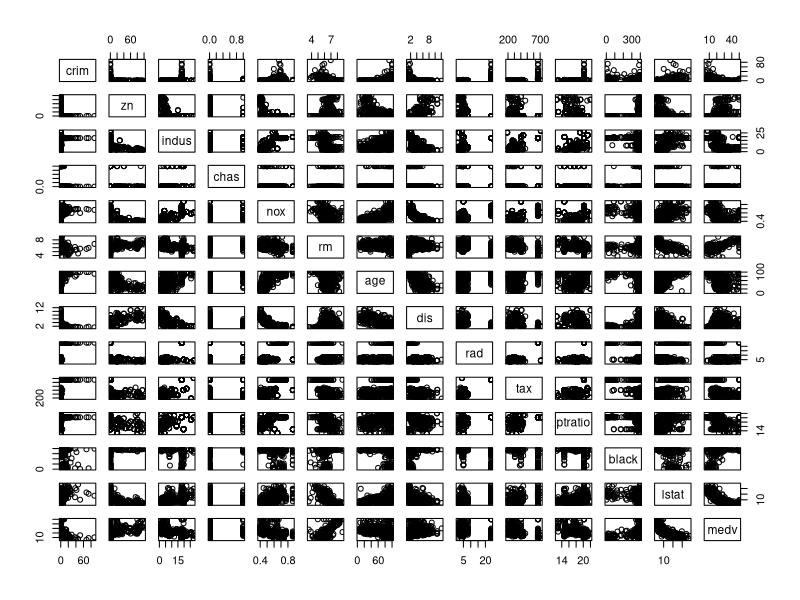
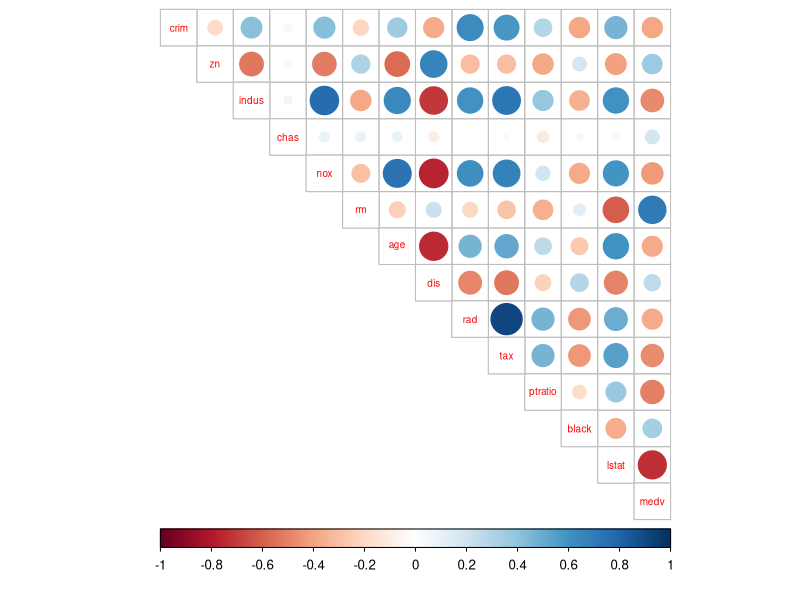
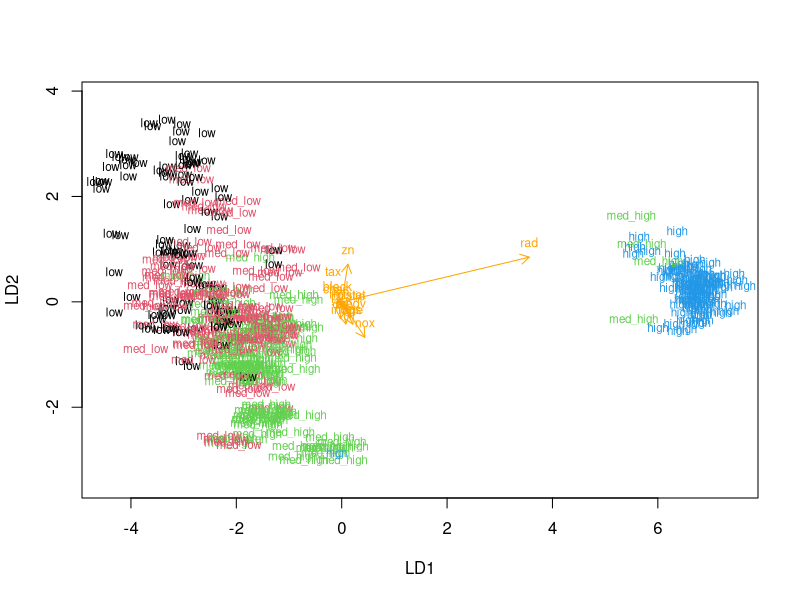
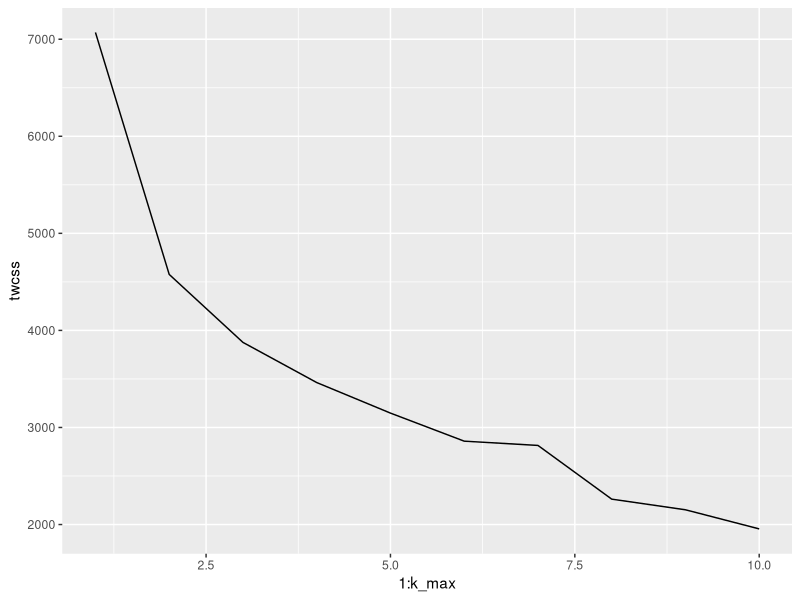
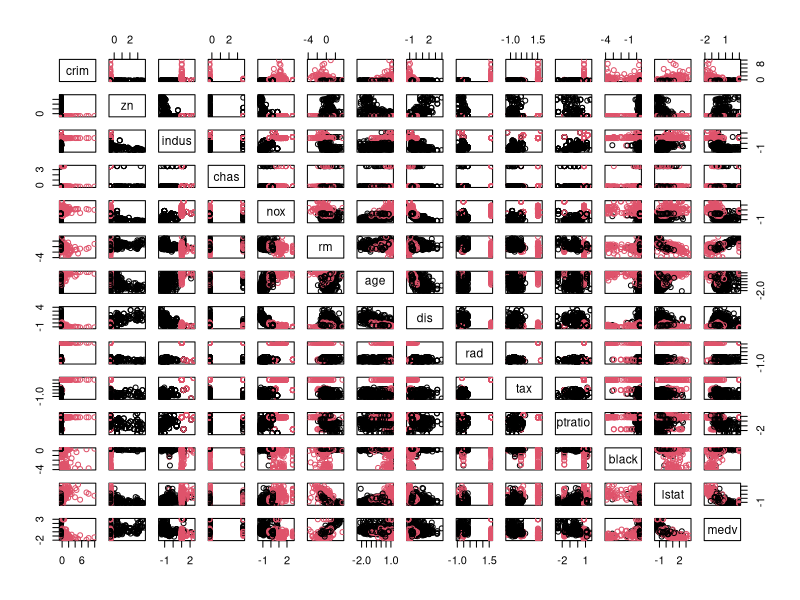

Source code (R) for these figures, in order:
## ---- chunk 1
library(dplyr)
library(MASS)
data("Boston")
str(Boston)
dim(Boston)
colnames(Boston)
## ---- chunk 2
pairs(Boston)
summary(Boston)
## ---- chunk 3
cor_matrix<-cor(Boston) %>% round(digits = 2)
## ---- chunk 4
cor_matrix
## ---- chunk 5
library(corrplot)
## ---- chunk 6
corrplot(cor_matrix, method="circle", type = "upper", cl.pos="b", tl.pos="d", tl.cex = 0.6)
## ---- chunk 7
boston_scaled <- scale(Boston)
summary(boston_scaled)
class(boston_scaled)
boston_scaled <- as.data.frame(boston_scaled)
## ---- chunk 8
bins <- quantile(boston_scaled$crim)
bins
crime <- cut(boston_scaled$crim, breaks = bins, include.lowest = TRUE, labels = c("low", "med_low", "med_high", "high"))
table(crime)
## ---- chunk 9
boston_scaled <- dplyr::select(boston_scaled, -crim)
boston_scaled <- data.frame(boston_scaled, crime)
## ---- chunk 10
n <- nrow(boston_scaled)
ind <- sample(n,  size = n * 0.8)
train <- boston_scaled[ind,]
test <- boston_scaled[-ind,]
## ---- chunk 11
lda.fit <- lda(crime ~ ., data = train)
lda.fit
## ---- chunk 12
lda.arrows <- function(x, myscale = 1, arrow_heads = 0.1, color = "orange", tex = 0.75, choices = c(1,2)){
  heads <- coef(x)
  arrows(x0 = 0, y0 = 0, 
         x1 = myscale * heads[,choices[1]], 
         y1 = myscale * heads[,choices[2]], col=color, length = arrow_heads)
  text(myscale * heads[,choices], labels = row.names(heads), 
       cex = tex, col=color, pos=3)
}
classes <- as.numeric(train$crime)
plot(lda.fit, dimen = 2, col = classes, pch = classes)
lda.arrows(lda.fit, myscale = 1)
## ---- chunk 13
correct_classes <- test$crime
test <- dplyr::select(test, -crime)
## ---- chunk 14
lda.pred <- predict(lda.fit, newdata = test)
table(correct = correct_classes, predicted = lda.pred$class)
## ---- chunk 15
library(MASS)
data("Boston")
boston_scaled <- scale(Boston)
summary(boston_scaled)
class(boston_scaled)
boston_scaled <- as.data.frame(boston_scaled)
## ---- chunk 16
dist_eu <- dist(boston_scaled)
summary(dist_eu)
dist_man <- dist(boston_scaled, method = 'manhattan')
summary(dist_man)
## ---- chunk 17
set.seed(123)
k_max <- 10
twcss <- sapply(1:k_max, function(k){kmeans(boston_scaled, k)$tot.withinss})
## ---- chunk 18
library(ggplot2)
qplot(x = 1:k_max, y = twcss, geom = 'line')
## ---- chunk 19
km <-kmeans(boston_scaled, centers = 2)
pairs(boston_scaled, col = km$cluster)
